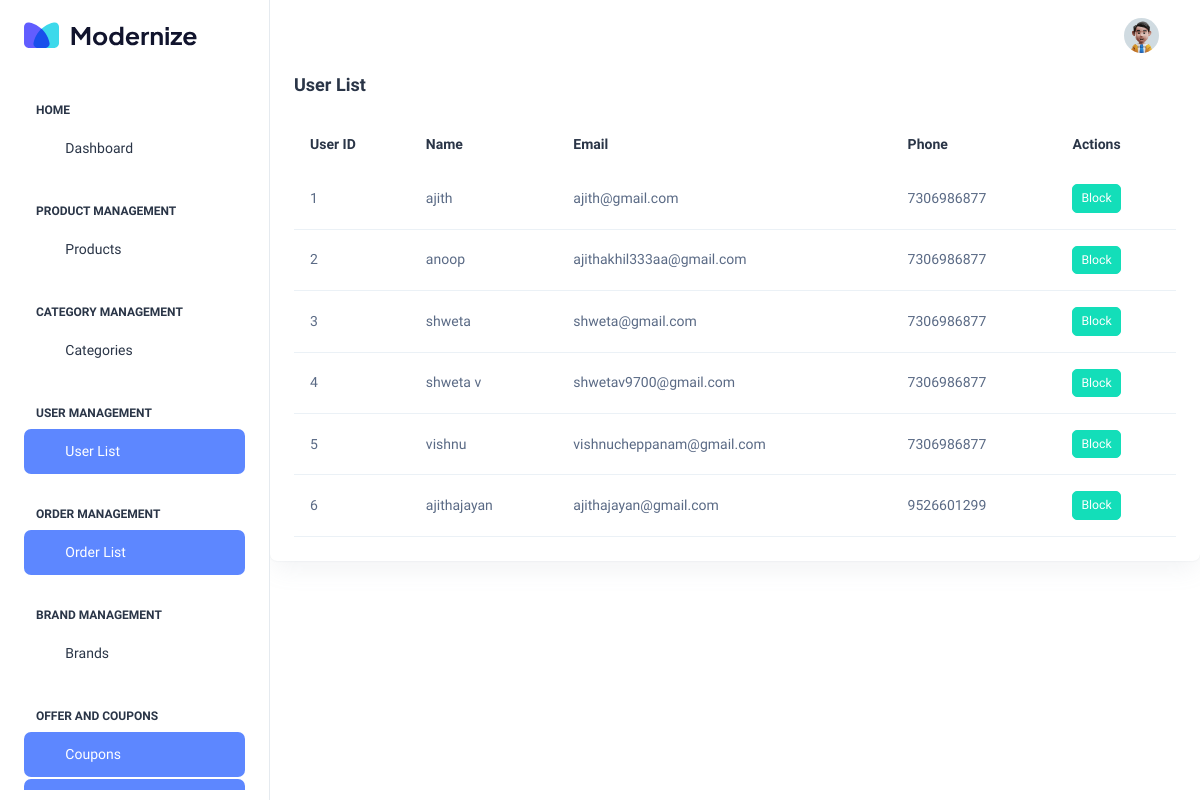
The app's page /category/user_list/ (signed in), older data.
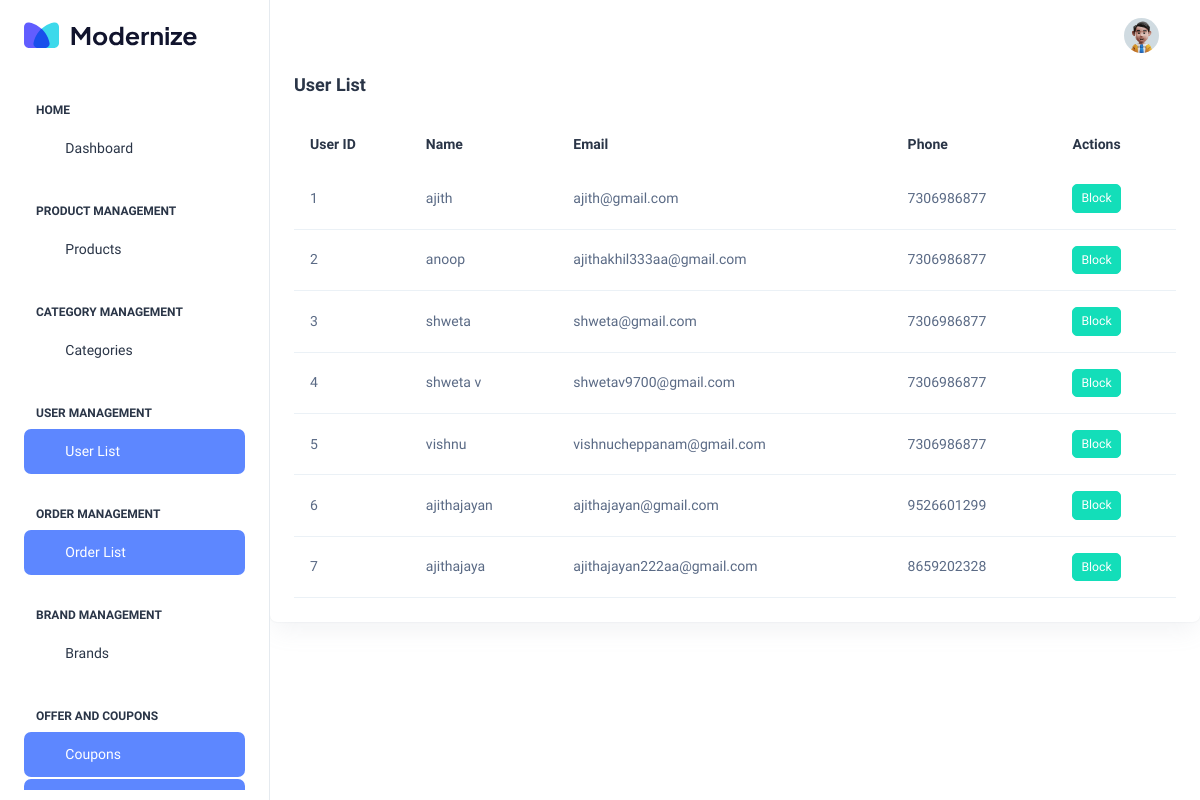
The same page, newer data.
### account/models.py (models this page shows, shortened)
class Account(AbstractBaseUser):
    first_name=models.CharField(max_length=50,null=True,blank=True)
    last_name=models.CharField(max_length=50,null=True,blank=True)
    username=models.CharField(max_length=50,unique=True)
    email=models.EmailField(max_length=100,unique=True)
    phone_number=models.CharField(max_length=50)
    date_joined=models.DateTimeField(auto_now_add=True)
    last_login=models.DateTimeField(auto_now_add=True)
    is_admin=models.BooleanField(default=False)
    is_active=models.BooleanField(default=True)
    is_staff=models.BooleanField(default=False)
    is_superadmin=models.BooleanField(default=False)
    USERNAME_FIELD='email'
    REQUIRED_FIELDS=['username','phone_number']
    objects=MyAccountManager()

### category/views.py (the view)
# urls.py: path('user_list/', views.user_list, name='user_list'),
@login_required(login_url='account:admin-login')
@cache_control(no_cache=True, must_revalidate=True, no_store=True)
def user_list(request):
    search_query = request.GET.get('search', '')
    if search_query:
        users = Account.objects.filter(name__icontains=search_query)
    else:
        users = Account.objects.all()
    context = {
        'users': users
    }
    return render(request, 'admin_side/user_list.html', context)

### templates/admin_side/user_list.html (shortened to what this page needs)
{% extends 'admin_side/base.html' %}
{% load static %}
{% block content %}
<div class="col-lg-12 d-flex align-items-stretch">
    <div class="card w-100">
        <div class="card-body p-4" style="margin-top: 50px;">
            <h5 class="card-title fw-semibold mb-4">User List</h5>
            <div class="table-responsive">
                <table class="table text-nowrap mb-0 align-middle">
                    <thead class="text-dark fs-4">
                        <tr>
                            <th class="border-bottom-0">
                                <h6 class="fw-semibold mb-0">User ID</h6>
                            </th>
                            <th class="border-bottom-0">
                                <h6 class="fw-semibold mb-0">Name</h6>
                            </th>
                            <th class="border-bottom-0">
                                <h6 class="fw-semibold mb-0">Email</h6>
                            </th>
                            <th class="border-bottom-0">
                                <h6 class="fw-semibold mb-0">Phone</h6>
                            </th>
                            <th class="border-bottom-0">
                                <h6 class="fw-semibold mb-0">Actions</h6>
                            </th>
                        </tr>
                    </thead>
                    <tbody>
                        {% for user in users %}
                        <tr>
                            <td>{{ forloop.counter }}</td>
                            <td>{{ user.username }}</td>
                            <td>{{ user.email }}</td>
                            <td>{{ user.phone_number }}</td>
                            <td>
                                <form method="post" action="{% url 'category:block_unblock_user' user.id %}" style="display: inline;">
                                    <button type="submit" class="btn btn-sm {% if not user.is_active %}btn-danger{% else %}btn-success{% endif %}">
                                        {% if not user.is_active %}Unblock{% else %}Block{% endif %}
                                    </button>
                                </form>
                            </td>
                        </tr>
                        {% endfor %}
                    </tbody>
                </table>
            </div>
        </div>
    </div>
</div>
{% endblock %}

Row changes from the older to the newer data that the page shows:
added Account: username "ajithajaya", email "ajithajayan222aa@gmail.com", phone_number "8659202328", is_active "Block"
